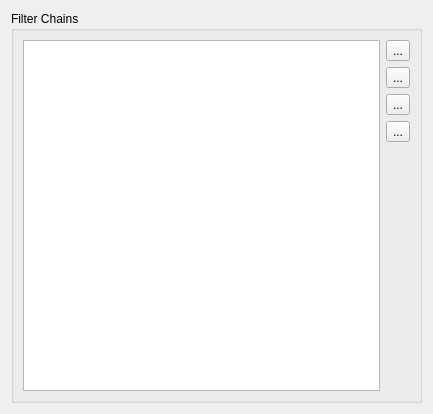
<?xml version="1.0" encoding="UTF-8"?>
<ui version="4.0">
 <class>ManageFilterChainsWindow</class>
 <widget class="QDialog" name="ManageFilterChainsWindow">
  <property name="geometry">
   <rect>
    <x>0</x>
    <y>0</y>
    <width>433</width>
    <height>414</height>
   </rect>
  </property>
  <property name="windowTitle">
   <string>Create an Execution</string>
  </property>
  <layout class="QHBoxLayout" name="horizontalLayout_3">
   <item>
    <widget class="QGroupBox" name="filterchain_group_box">
     <property name="title">
      <string>Filter Chains</string>
     </property>
     <layout class="QHBoxLayout" name="horizontalLayout">
      <item>
       <widget class="QListWidget" name="filterchain_list"/>
      </item>
      <item>
       <layout class="QVBoxLayout" name="filterchain_layout">
        <item>
         <widget class="QToolButton" name="add_filterchain_button">
          <property name="text">
           <string>...</string>
          </property>
          <property name="icon">
           <iconset theme="list-add">
            <normaloff/>
           </iconset>
          </property>
          <property name="iconSize">
           <size>
            <width>24</width>
            <height>24</height>
           </size>
          </property>
         </widget>
        </item>
        <item>
         <widget class="QToolButton" name="remove_filterchain_button">
          <property name="text">
           <string>...</string>
          </property>
          <property name="icon">
           <iconset theme="list-remove">
            <normaloff/>
           </iconset>
          </property>
          <property name="iconSize">
           <size>
            <width>24</width>
            <height>24</height>
           </size>
          </property>
         </widget>
        </item>
        <item>
         <widget class="QToolButton" name="edit_filterchain_button">
          <property name="text">
           <string>...</string>
          </property>
          <property name="icon">
           <iconset theme="text-editor">
            <normaloff/>
           </iconset>
          </property>
          <property name="iconSize">
           <size>
            <width>24</width>
            <height>24</height>
           </size>
          </property>
         </widget>
        </item>
        <item>
         <widget class="QToolButton" name="save_filterchain_button">
          <property name="text">
           <string>...</string>
          </property>
          <property name="icon">
           <iconset theme="edit-copy">
            <normaloff/>
           </iconset>
          </property>
          <property name="iconSize">
           <size>
            <width>24</width>
            <height>24</height>
           </size>
          </property>
         </widget>
        </item>
        <item>
         <spacer name="verticalSpacer">
          <property name="orientation">
           <enum>Qt::Vertical</enum>
          </property>
          <property name="sizeHint" stdset="0">
           <size>
            <width>20</width>
            <height>40</height>
           </size>
          </property>
         </spacer>
        </item>
       </layout>
      </item>
     </layout>
    </widget>
   </item>
  </layout>
 </widget>
 <resources/>
 <connections/>
</ui>
